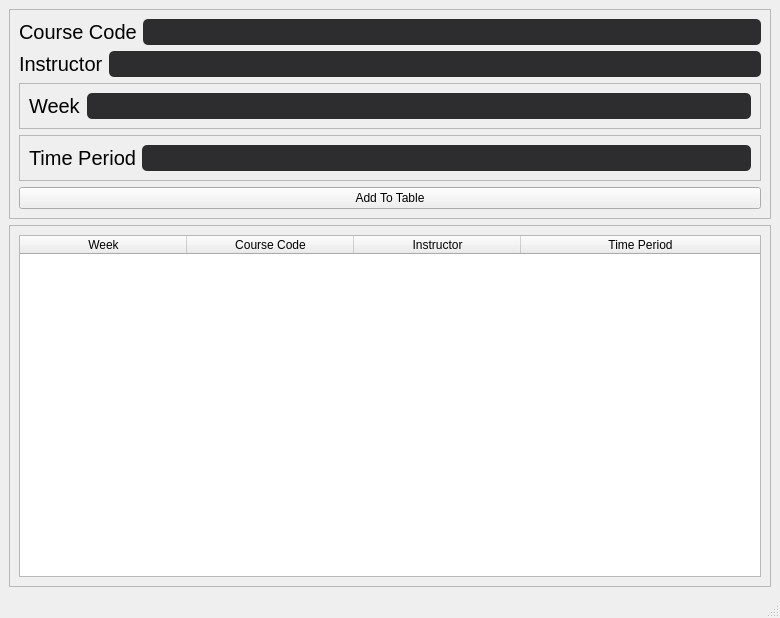
<?xml version="1.0" encoding="UTF-8"?>
<ui version="4.0">
 <class>MainWindow</class>
 <widget class="QMainWindow" name="MainWindow">
  <property name="geometry">
   <rect>
    <x>0</x>
    <y>0</y>
    <width>780</width>
    <height>618</height>
   </rect>
  </property>
  <property name="windowTitle">
   <string>MainWindow</string>
  </property>
  <property name="styleSheet">
   <string notr="true">QLineEdit {
	background-color: #2d2d30;
	border-radius: 5px;
    color: white;
   font-size: 20px;
}
QLabel {
	font-size: 20px;
}</string>
  </property>
  <widget class="QWidget" name="centralwidget">
   <layout class="QGridLayout" name="gridLayout">
    <item row="0" column="0">
     <widget class="QFrame" name="frame">
      <property name="frameShape">
       <enum>QFrame::StyledPanel</enum>
      </property>
      <property name="frameShadow">
       <enum>QFrame::Raised</enum>
      </property>
      <layout class="QVBoxLayout" name="verticalLayout">
       <item>
        <layout class="QHBoxLayout" name="horizontalLayout">
         <item>
          <widget class="QLabel" name="label">
           <property name="text">
            <string>Course Code</string>
           </property>
          </widget>
         </item>
         <item>
          <widget class="QLineEdit" name="courseCode"/>
         </item>
        </layout>
       </item>
       <item>
        <layout class="QHBoxLayout" name="horizontalLayout_2">
         <item>
          <widget class="QLabel" name="label_2">
           <property name="text">
            <string>Instructor</string>
           </property>
          </widget>
         </item>
         <item>
          <widget class="QLineEdit" name="instructor"/>
         </item>
        </layout>
       </item>
       <item>
        <widget class="QFrame" name="frame_2">
         <property name="frameShape">
          <enum>QFrame::StyledPanel</enum>
         </property>
         <property name="frameShadow">
          <enum>QFrame::Raised</enum>
         </property>
         <layout class="QHBoxLayout" name="horizontalLayout_4">
          <item>
           <widget class="QLabel" name="label_4">
            <property name="text">
             <string>Week</string>
            </property>
           </widget>
          </item>
          <item>
           <widget class="QLineEdit" name="week"/>
          </item>
         </layout>
        </widget>
       </item>
       <item>
        <widget class="QFrame" name="frame_3">
         <property name="frameShape">
          <enum>QFrame::StyledPanel</enum>
         </property>
         <property name="frameShadow">
          <enum>QFrame::Raised</enum>
         </property>
         <layout class="QHBoxLayout" name="horizontalLayout_5">
          <item>
           <widget class="QLabel" name="label_5">
            <property name="text">
             <string>Time Period</string>
            </property>
           </widget>
          </item>
          <item>
           <widget class="QLineEdit" name="timePeriod"/>
          </item>
         </layout>
        </widget>
       </item>
       <item>
        <widget class="QPushButton" name="pushButton">
         <property name="text">
          <string>Add To Table</string>
         </property>
        </widget>
       </item>
      </layout>
     </widget>
    </item>
    <item row="1" column="0">
     <widget class="QFrame" name="frame_4">
      <property name="frameShape">
       <enum>QFrame::StyledPanel</enum>
      </property>
      <property name="frameShadow">
       <enum>QFrame::Raised</enum>
      </property>
      <layout class="QVBoxLayout" name="verticalLayout_2">
       <item>
        <widget class="QTableWidget" name="routineTable">
         <property name="sizeAdjustPolicy">
          <enum>QAbstractScrollArea::AdjustToContents</enum>
         </property>
         <attribute name="horizontalHeaderVisible">
          <bool>true</bool>
         </attribute>
         <attribute name="horizontalHeaderCascadingSectionResizes">
          <bool>false</bool>
         </attribute>
         <attribute name="horizontalHeaderDefaultSectionSize">
          <number>167</number>
         </attribute>
         <attribute name="horizontalHeaderStretchLastSection">
          <bool>true</bool>
         </attribute>
         <column>
          <property name="text">
           <string>Week</string>
          </property>
         </column>
         <column>
          <property name="text">
           <string>Course Code</string>
          </property>
         </column>
         <column>
          <property name="text">
           <string>Instructor</string>
          </property>
         </column>
         <column>
          <property name="text">
           <string>Time Period</string>
          </property>
         </column>
        </widget>
       </item>
      </layout>
     </widget>
    </item>
   </layout>
  </widget>
  <widget class="QMenuBar" name="menubar">
   <property name="geometry">
    <rect>
     <x>0</x>
     <y>0</y>
     <width>780</width>
     <height>22</height>
    </rect>
   </property>
  </widget>
  <widget class="QStatusBar" name="statusbar"/>
 </widget>
 <resources/>
 <connections/>
</ui>
